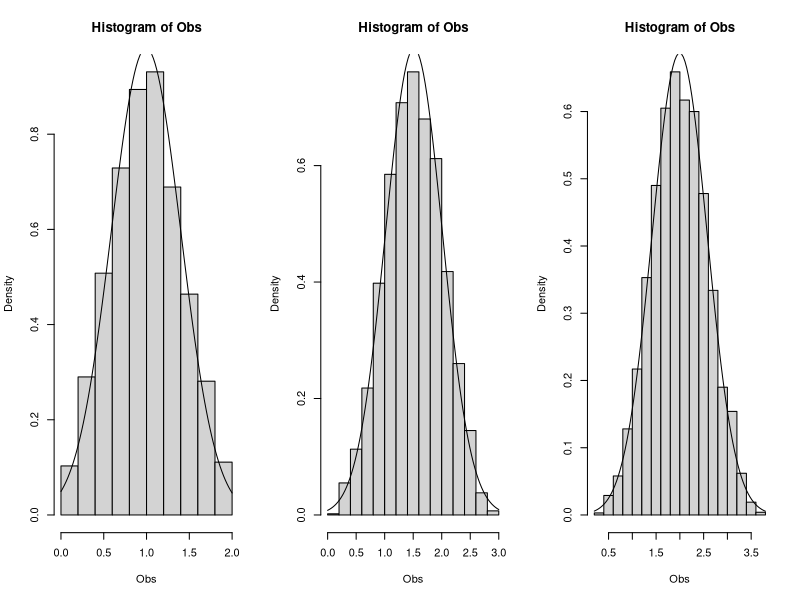

Recreate this plot in R.
#  The Central Limit Theorem

randomSum  <-  function(NumberOfSummands)  sum(runif(NumberOfSummands))

testCentralLimitTheorem <- function(NumberOfUniformValuesToAdd,NObservations) {
   Obs <- matrix(NObservations,1)
   for (i in 1:NObservations)  Obs[i] <- randomSum(NumberOfUniformValuesToAdd)
   hist( Obs, probability=TRUE )
   # now overlay a normal distribution, fitted to the data
   mu    <- mean(Obs)
   sigma <- sd(Obs)
   curve( dnorm(x, mean=mu,sd=sigma), add=TRUE )
}

par(mfrow=c(1,3))

for (N in c(2,3,4))  testCentralLimitTheorem( N, 5000 );

